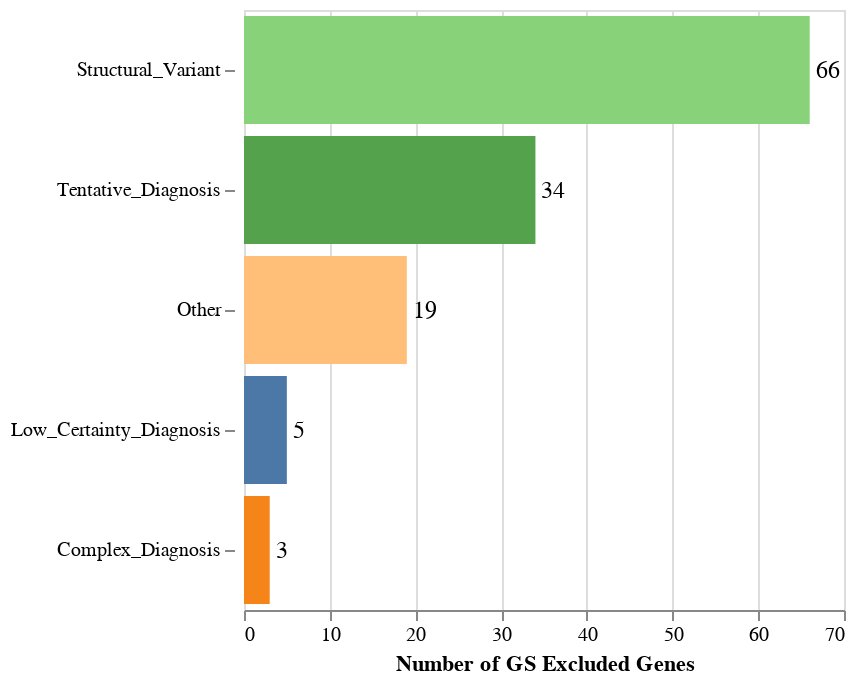

Notebook code for this chart:
### Code cell
gs_excluded = pd.read_csv('../../02_exomiser_manuscript/supp_fig_03/excluded_table.tsv' , sep='\t')
order = ['Structural_Variant','Tentative_Diagnosis', 'Low_Certainty_Diagnosis', 'Complex_Diagnosis',  'Other','Noncoding_Diagnosis' ]
gs_excluded_graph = make_graph(gs_excluded, len(gs_excluded), 'figure:N', 'Excluded Genes','Number of GS Excluded Genes', list(set(es_excluded['figure'])), '-x',300, 300)
gs_excluded_graph

### Figure 1 — Vega-Lite specification as saved in the notebook (floating-point values rounded to 4 significant figures)
{"config": {"view": {"continuousWidth": 300, "continuousHeight": 300}}, "layer": [{"mark": {"type": "bar"}, "encoding": {"color": {"field": "figure", "legend": null, "scale": {"domain": ["Low_Certainty_Diagnosis", "Noncoding_Diagnosis", "Complex_Diagnosis", "Other", "Tentative_Diagnosis", "Structural_Variant"], "scheme": "tableau20"}, "sort": ["Low_Certainty_Diagnosis", "Noncoding_Diagnosis", "Complex_Diagnosis", "Other", "Tentative_Diagnosis", "Structural_Variant"], "type": "nominal"}, "tooltip": [{"aggregate": "count", "type": "quantitative"}, {"field": "figure", "type": "nominal"}], "x": {"aggregate": "count", "title": "Number of GS Excluded Genes", "type": "quantitative"}, "y": {"axis": {"offset": 5, "domainOpacity": 0}, "field": "figure", "sort": "-x", "title": null, "type": "nominal"}}, "title": ""}, {"mark": {"type": "text", "align": "left", "baseline": "middle", "color": "black", "dx": 3, "size": 12}, "encoding": {"text": {"aggregate": "count", "type": "quantitative"}, "x": {"aggregate": "count", "type": "quantitative"}, "y": {"axis": {"offset": 5, "domainOpacity": 0}, "field": "figure", "sort": "-x", "title": null, "type": "nominal"}}, "title": ""}], "data": {"name": "data-1fbd42bec65ecc2b9546ff887f2a1862"}, "height": 300, "resolve": {"scale": {"color": "independent"}}, "width": 300, "$schema": "https://vega.github.io/schema/vega-lite/v5.17.0.json", "datasets": {"data-1fbd42bec65ecc2b9546ff887f2a1862": [{"ID": "UDN016029_IRAK4", "Exclude?": "Yes", "Exclude_Reason": "CNV", "narrative": "_compound het; SNV; CNV", "figure": "Structural_Variant"}, {"ID": "UDN044039_SLC12A2", "Exclude?": "Yes", "Exclude_Reason": "CNV", "narrative": "_single het; CNV", "figure": "Structural_Variant"}, {"ID": "UDN098792_SMN1", "Exclude?": "Yes", "Exclude_Reason": "CNV", "narrative": "_homozygous; CNV", "figure": "Structural_Variant"}, {"ID": "UDN122286_STX16", "Exclude?": "Yes", "Exclude_Reason": "CNV", "narrative": "_single het; CNV", "figure": "Structural_Variant"}, {"ID": "UDN134378_STXBP1", "Exclude?": "Yes", "Exclude_Reason": "CNV", "narrative": "_single het; CNV", "figure": "Structural_Variant"}, {"ID": "UDN220090_MIPEP", "Exclude?": "Yes", "Exclude_Reason": "CNV", "narrative": "_compound het; SNV; CNV", "figure": "Structural_Variant"}, {"ID": "UDN221071_ARID1B", "Exclude?": "Yes", "Exclude_Reason": "CNV", "narrative": "_single het; CNV", "figure": "Structural_Variant"}, {"ID": "UDN226420_NPHP1", "Exclude?": "Yes", "Exclude_Reason": "CNV", "narrative": "_homozygous; CNV", "figure": "Structural_Variant"}, {"ID": "UDN287604_TBCK", "Exclude?": "Yes", "Exclude_Reason": "CNV", "narrative": "_compound het; SNV; CNV", "figure": "Structural_Variant"}, {"ID": "UDN305412_HNRNPA1", "Exclude?": "Yes", "Exclude_Reason": "CNV", "narrative": "_single het; CNV", "figure": "Structural_Variant"}, {"ID": "UDN317233_ATP13A2", "Exclude?": "Yes", "Exclude_Reason": "CNV", "narrative": "_compound het; SNV; CNV", "figure": "Structural_Variant"}, {"ID": "UDN327997_ELFN1", "Exclude?": "Yes", "Exclude_Reason": "CNV", "narrative": "_homozygous; CNV", "figure": "Structural_Variant"}, {"ID": "UDN378975_KMT2C", "Exclude?": "Yes", "Exclude_Reason": "CNV", "narrative": "_single het; CNV", "figure": "Structural_Variant"}, {"ID": "UDN403445_AHDC1", "Exclude?": "Yes", "Exclude_Reason": "CNV", "narrative": "_single het; CNV", "figure": "Structural_Variant"}, {"ID": "UDN439061_LMNB1", "Exclude?": "Yes", "Exclude_Reason": "CNV", "narrative": "_single het; CNV", "figure": "Structural_Variant"}, {"ID": "UDN444918_MEF2C", "Exclude?": "Yes", "Exclude_Reason": "CNV", "narrative": "_single het; CNV", "figure": "Structural_Variant"}, {"ID": "UDN445486_TBCK", "Exclude?": "Yes", "Exclude_Reason": "CNV", "narrative": "_compound het; SNV; CNV", "figure": "Structural_Variant"}, {"ID": "UDN484505_HDAC8", "Exclude?": "Yes", "Exclude_Reason": "CNV", "narrative": "_single het; CNV", "figure": "Structural_Variant"}, {"ID": "UDN508177_ARX", "Exclude?": "Yes", "Exclude_Reason": "CNV", "narrative": "_single het; CNV", "figure": "Structural_Variant"}, {"ID": "UDN523783_WWOX", "Exclude?": "Yes", "Exclude_Reason": "CNV", "narrative": "_compound het; SNV; CNV", "figure": "Structural_Variant"}, {"ID": "UDN526350_FAM177A1", "Exclude?": "Yes", "Exclude_Reason": "CNV", "narrative": "_compound het; CNV; CNV", "figure": "Structural_Variant"}, {"ID": "UDN526490_MECP2", "Exclude?": "Yes", "Exclude_Reason": "CNV", "narrative": "_hemizygous; CNV", "figure": "Structural_Variant"}, {"ID": "UDN535121_ZC4H2", "Exclude?": "Yes", "Exclude_Reason": "CNV", "narrative": "_single het; CNV", "figure": "Structural_Variant"}, {"ID": "UDN564032_NSD2", "Exclude?": "Yes", "Exclude_Reason": "CNV", "narrative": "_single het; CNV", "figure": "Structural_Variant"}, {"ID": "UDN603646_ASXL3", "Exclude?": "Yes", "Exclude_Reason": "CNV", "narrative": "_single het; CNV", "figure": "Structural_Variant"}, {"ID": "UDN621262_TBCK", "Exclude?": "Yes", "Exclude_Reason": "CNV", "narrative": "_compound het; SNV; CNV", "figure": "Structural_Variant"}, {"ID": "UDN639095_CREBBP", "Exclude?": "Yes", "Exclude_Reason": "CNV", "narrative": "_single het; CNV", "figure": "Structural_Variant"}, {"ID": "UDN639356_CASK", "Exclude?": "Yes", "Exclude_Reason": "CNV", "narrative": "_single het; CNV", "figure": "Structural_Variant"}, {"ID": "UDN672526_WWOX", "Exclude?": "Yes", "Exclude_Reason": "CNV", "narrative": "_compound het; SNV; CNV", "figure": "Structural_Variant"}, {"ID": "UDN689484_CLTC", "Exclude?": "Yes", "Exclude_Reason": "CNV", "narrative": "_single het; CNV", "figure": "Structural_Variant"}, {"ID": "UDN715805_KANSL1", "Exclude?": "Yes", "Exclude_Reason": "CNV", "narrative": "_single het; CNV", "figure": "Structural_Variant"}, {"ID": "UDN726515_POLR3B", "Exclude?": "Yes", "Exclude_Reason": "CNV", "narrative": "_compound het; SNV; CNV", "figure": "Structural_Variant"}, {"ID": "UDN765206_MRE11", "Exclude?": "Yes", "Exclude_Reason": "CNV", "narrative": "_compound het; SNV; CNV", "figure": "Structural_Variant"}, {"ID": "UDN772617_WDR26", "Exclude?": "Yes", "Exclude_Reason": "CNV", "narrative": "_single het; CNV", "figure": "Structural_Variant"}, {"ID": "UDN797216_PMP22", "Exclude?": "Yes", "Exclude_Reason": "CNV", "narrative": "_single het; CNV", "figure": "Structural_Variant"}, {"ID": "UDN803385_SLC25A46", "Exclude?": "Yes", "Exclude_Reason": "CNV", "narrative": "_compound het; SNV; CNV", "figure": "Structural_Variant"}, {"ID": "UDN818159_SCN1A", "Exclude?": "Yes", "Exclude_Reason": "CNV", "narrative": "_single het; CNV", "figure": "Structural_Variant"}, {"ID": "UDN820498_ARMC9", "Exclude?": "Yes", "Exclude_Reason": "CNV", "narrative": "_compound het; SNV; CNV", "figure": "Structural_Variant"}, {"ID": "UDN853355_SDHD", "Exclude?": "Yes", "Exclude_Reason": "CNV", "narrative": "_single het; CNV", "figure": "Structural_Variant"}, {"ID": "UDN879086_SPATA5", "Exclude?": "Yes", "Exclude_Reason": "CNV", "narrative": "_compound het; SNV; CNV", "figure": "Structural_Variant"}, {"ID": "UDN918789_CTNS", "Exclude?": "Yes", "Exclude_Reason": "CNV", "narrative": "_compound het; SNV; CNV", "figure": "Structural_Variant"}, {"ID": "UDN482394_F5, PROZ, SERPINA10, SERPINA1", "Exclude?": "Yes", "Exclude_Reason": "Complex", "narrative": "_complex", "figure": "Complex_Diagnosis"}, {"ID": "UDN496308_EHMT1", "Exclude?": "Yes", "Exclude_Reason": "Complex", "narrative": "_complex", "figure": "Complex_Diagnosis"}, {"ID": "UDN768267_RORA", "Exclude?": "Yes", "Exclude_Reason": "Complex", "narrative": "_complex", "figure": "Complex_Diagnosis"}, {"ID": "UDN131084_ASAH1", "Exclude?": "YES_NEW", "Exclude_Reason": "Low_Certainty_Diagnosis", "narrative": "_homozygous; SNV", "figure": "Low_Certainty_Diagnosis"}, {"ID": "UDN136306_CAD", "Exclude?": "YES_NEW", "Exclude_Reason": "Low_Certainty_Diagnosis", "narrative": "_compound het; SNV; SNV", "figure": "Low_Certainty_Diagnosis"}, {"ID": "UDN343939_HNRNPK", "Exclude?": "YES_NEW", "Exclude_Reason": "Low_Certainty_Diagnosis", "narrative": "_single het; SNV", "figure": "Low_Certainty_Diagnosis"}, {"ID": "UDN732299_NRXN1", "Exclude?": "YES_NEW", "Exclude_Reason": "Low_Certainty_Diagnosis", "narrative": "_compound het; SNV; SNV", "figure": "Low_Certainty_Diagnosis"}, {"ID": "UDN980498_GNB1", "Exclude?": "YES_NEW", "Exclude_Reason": "Low_Certainty_Diagnosis", "narrative": "_single het; SNV", "figure": "Low_Certainty_Diagnosis"}, {"ID": "UDN088379_MT-TH", "Exclude?": "Yes", "Exclude_Reason": "Mitchondrial", "narrative": "_single het; SNV", "figure": "Other"}, {"ID": "UDN527842_MT-ATP6", "Exclude?": "Yes", "Exclude_Reason": "Mitchondrial", "narrative": "mitochondrial_SNV", "figure": "Other"}, {"ID": "UDN552106_MT-TK", "Exclude?": "Yes", "Exclude_Reason": "Mitchondrial", "narrative": "mitochondrial_SNV", "figure": "Other"}, {"ID": "UDN774630_MT-ND1", "Exclude?": "Yes", "Exclude_Reason": "Mitchondrial", "narrative": "mitochondrial_SNV", "figure": "Other"}, {"ID": "UDN793796_MT-TF", "Exclude?": "Yes", "Exclude_Reason": "Mitchondrial", "narrative": "mitochondrial_SNV", "figure": "Other"}, {"ID": "UDN980498_MT-TK", "Exclude?": "Yes", "Exclude_Reason": "Mitchondrial", "narrative": "mitochondrial_SNV", "figure": "Other"}, {"ID": "UDN998168_MT-TI", "Exclude?": "Yes", "Exclude_Reason": "Mitchondrial", "narrative": "mitochondrial_SNV", "figure": "Other"}, {"ID": "UDN639357_DNM1", "Exclude?": "YES_NEW", "Exclude_Reason": "no_second_variant_found", "narrative": "_compound het; SNV; SNV", "figure": "Other"}, {"ID": "UDN016029_COL5A2", "Exclude?": "Yes", "Exclude_Reason": "SV", "narrative": "deletion", "figure": "Structural_Variant"}, {"ID": "UDN073924_TBP", "Exclude?": "Yes", "Exclude_Reason": "SV", "narrative": "repeat_expansion", "figure": "Structural_Variant"}, {"ID": "UDN092558_EHMT1", "Exclude?": "Yes", "Exclude_Reason": "SV", "narrative": "inversion_breakpoint", "figure": "Structural_Variant"}, {"ID": "UDN106572_ATXN7", "Exclude?": "Yes", "Exclude_Reason": "SV", "narrative": "_repeat expansion", "figure": "Structural_Variant"}, {"ID": "UDN114525_HTT", "Exclude?": "Yes", "Exclude_Reason": "SV", "narrative": "_repeat expansion", "figure": "Structural_Variant"}, {"ID": "UDN131930_SSR4", "Exclude?": "Yes", "Exclude_Reason": "SV", "narrative": "deletion", "figure": "Structural_Variant"}, {"ID": "UDN265318_HTT", "Exclude?": "Yes", "Exclude_Reason": "SV", "narrative": "repeat_expansion", "figure": "Structural_Variant"}, {"ID": "UDN323673_RFC1", "Exclude?": "Yes", "Exclude_Reason": "SV", "narrative": "_repeat expansion", "figure": "Structural_Variant"}, {"ID": "UDN336637_TAOK1", "Exclude?": "Yes", "Exclude_Reason": "SV", "narrative": "microdeletion", "figure": "Structural_Variant"}, {"ID": "UDN505237_MBD5", "Exclude?": "Yes", "Exclude_Reason": "SV", "narrative": "deletion", "figure": "Structural_Variant"}, {"ID": "UDN557315_PRNP", "Exclude?": "Yes", "Exclude_Reason": "SV", "narrative": "insertion", "figure": "Structural_Variant"}, {"ID": "UDN594995_C9orf72", "Exclude?": "Yes", "Exclude_Reason": "SV", "narrative": "repeat_expansion", "figure": "Structural_Variant"}, {"ID": "UDN639095_FMR1", "Exclude?": "Yes", "Exclude_Reason": "SV", "narrative": "repeat_expansion", "figure": "Structural_Variant"}, {"ID": "UDN648358_DMPK", "Exclude?": "Yes", "Exclude_Reason": "SV", "narrative": "repeat_expansion", "figure": "Structural_Variant"}, {"ID": "UDN678201_CDKL5", "Exclude?": "Yes", "Exclude_Reason": "SV", "narrative": "deletion", "figure": "Structural_Variant"}, {"ID": "UDN724140_KIF1A", "Exclude?": "Yes", "Exclude_Reason": "SV", "narrative": "deletion", "figure": "Structural_Variant"}, {"ID": "UDN732252_RFC1", "Exclude?": "Yes", "Exclude_Reason": "SV", "narrative": "_repeat expansion", "figure": "Structural_Variant"}, {"ID": "UDN732299_PHACTR1", "Exclude?": "Yes", "Exclude_Reason": "SV", "narrative": "duplication", "figure": "Structural_Variant"}, {"ID": "UDN737285_PTCH1", "Exclude?": "Yes", "Exclude_Reason": "SV", "narrative": "inversion", "figure": "Structural_Variant"}, {"ID": "UDN738372_ZC4H2", "Exclude?": "Yes", "Exclude_Reason": "SV", "narrative": "deletion", "figure": "Structural_Variant"}, {"ID": "UDN833866_ATXN8OS", "Exclude?": "Yes", "Exclude_Reason": "SV", "narrative": "repeat_expansion", "figure": "Structural_Variant"}, {"ID": "UDN861515_HTT", "Exclude?": "Yes", "Exclude_Reason": "SV", "narrative": "repeat_expansion", "figure": "Structural_Variant"}, {"ID": "UDN928634_ZNF331", "Exclude?": "Yes", "Exclude_Reason": "SV", "narrative": "deletion", "figure": "Structural_Variant"}, {"ID": "UDN932897_RPS6KA3", "Exclude?": "Yes", "Exclude_Reason": "SV", "narrative": "insertion", "figure": "Structural_Variant"}, {"ID": "UDN934099_RFC1", "Exclude?": "Yes", "Exclude_Reason": "SV", "narrative": "biallelic_expansion", "figure": "Structural_Variant"}, {"ID": "UDN018203_BCL11B", "Exclude?": "YES_NEW", "Exclude_Reason": "Tentative_Diagnosis", "narrative": "_single het; SNV", "figure": "Tentative_Diagnosis"}, {"ID": "UDN049318_SPTBN1", "Exclude?": "YES_NEW", "Exclude_Reason": "Tentative_Diagnosis", "narrative": "_single het; SNV", "figure": "Tentative_Diagnosis"}, {"ID": "UDN202669_RPS6KA3", "Exclude?": "YES_NEW", "Exclude_Reason": "Tentative_Diagnosis", "narrative": "_single het; SNV", "figure": "Tentative_Diagnosis"}, {"ID": "UDN252426_MEF2C", "Exclude?": "YES_NEW", "Exclude_Reason": "Tentative_Diagnosis", "narrative": "_single het; SNV", "figure": "Tentative_Diagnosis"}, {"ID": "UDN287030_MCM6", "Exclude?": "YES_NEW", "Exclude_Reason": "Tentative_Diagnosis", "narrative": "_single het; SNV", "figure": "Tentative_Diagnosis"}, {"ID": "UDN333144_RPS6KA3", "Exclude?": "YES_NEW", "Exclude_Reason": "Tentative_Diagnosis", "narrative": "_single het; SNV", "figure": "Tentative_Diagnosis"}, {"ID": "UDN342708_COL2A1", "Exclude?": "YES_NEW", "Exclude_Reason": "Tentative_Diagnosis", "narrative": "_single het; SNV", "figure": "Tentative_Diagnosis"}, {"ID": "UDN350613_HNRNPC", "Exclude?": "YES_NEW", "Exclude_Reason": "Tentative_Diagnosis", "narrative": "_single het; SNV", "figure": "Tentative_Diagnosis"}, {"ID": "UDN356821_VPS37A", "Exclude?": "YES_NEW", "Exclude_Reason": "Tentative_Diagnosis", "narrative": "_compound het; SNV; SNV", "figure": "Tentative_Diagnosis"}, {"ID": "UDN378000_YARS2", "Exclude?": "YES_NEW", "Exclude_Reason": "Tentative_Diagnosis", "narrative": "_single het; SNV", "figure": "Tentative_Diagnosis"}, {"ID": "UDN429873_6p22.1q14.1", "Exclude?": "YES_NEW", "Exclude_Reason": "Tentative_Diagnosis", "narrative": "_single het; CNV; MOSAIC", "figure": "Tentative_Diagnosis"}, {"ID": "UDN444486_MYO7A", "Exclude?": "YES_NEW", "Exclude_Reason": "Tentative_Diagnosis", "narrative": "_compound het; SNV; SNV", "figure": "Tentative_Diagnosis"}, {"ID": "UDN476789_EIF2S3", "Exclude?": "YES_NEW", "Exclude_Reason": "Tentative_Diagnosis", "narrative": "_single het; SNV", "figure": "Tentative_Diagnosis"}, {"ID": "UDN500889_CSMD1", "Exclude?": "YES_NEW", "Exclude_Reason": "Tentative_Diagnosis", "narrative": "_single het; indel", "figure": "Tentative_Diagnosis"}, {"ID": "UDN523783_GRIA4", "Exclude?": "YES_NEW", "Exclude_Reason": "Tentative_Diagnosis", "narrative": "_single het; SNV", "figure": "Tentative_Diagnosis"}, {"ID": "UDN574234_CLCN7", "Exclude?": "YES_NEW", "Exclude_Reason": "Tentative_Diagnosis", "narrative": "_single het; SNV", "figure": "Tentative_Diagnosis"}, {"ID": "UDN591581_ADCY2", "Exclude?": "YES_NEW", "Exclude_Reason": "Tentative_Diagnosis", "narrative": "_single het; SNV", "figure": "Tentative_Diagnosis"}, {"ID": "UDN633345_CYP27A1", "Exclude?": "YES_NEW", "Exclude_Reason": "Tentative_Diagnosis", "narrative": "_single het; SNV", "figure": "Tentative_Diagnosis"}, {"ID": "UDN669232_WWC3", "Exclude?": "YES_NEW", "Exclude_Reason": "Tentative_Diagnosis", "narrative": "_single het; SNV", "figure": "Tentative_Diagnosis"}, {"ID": "UDN671997_ZDHHC15", "Exclude?": "YES_NEW", "Exclude_Reason": "Tentative_Diagnosis", "narrative": "_single het; SNV", "figure": "Tentative_Diagnosis"}, {"ID": "UDN726374_PCDHA@", "Exclude?": "YES_NEW", "Exclude_Reason": "Tentative_Diagnosis", "narrative": "translocation", "figure": "Tentative_Diagnosis"}, {"ID": "UDN726374_BRAF", "Exclude?": "YES_NEW", "Exclude_Reason": "Tentative_Diagnosis", "narrative": "translocation", "figure": "Tentative_Diagnosis"}, {"ID": "UDN737285_CHD7", "Exclude?": "YES_NEW", "Exclude_Reason": "Tentative_Diagnosis", "narrative": "_single het; SNV", "figure": "Tentative_Diagnosis"}, {"ID": "UDN739629_PNPT1", "Exclude?": "YES_NEW", "Exclude_Reason": "Tentative_Diagnosis", "narrative": "_compound het; SNV; SNV", "figure": "Tentative_Diagnosis"}, {"ID": "UDN757334_LAMP3", "Exclude?": "YES_NEW", "Exclude_Reason": "Tentative_Diagnosis", "narrative": "_homozygous; SNV", "figure": "Tentative_Diagnosis"}, {"ID": "UDN809320_CHD2", "Exclude?": "YES_NEW", "Exclude_Reason": "Tentative_Diagnosis", "narrative": "_single het; SNV", "figure": "Tentative_Diagnosis"}, {"ID": "UDN825626_MAST2", "Exclude?": "YES_NEW", "Exclude_Reason": "Tentative_Diagnosis", "narrative": "_single het; SNV", "figure": "Tentative_Diagnosis"}, {"ID": "UDN886918_NRCAM", "Exclude?": "YES_NEW", "Exclude_Reason": "Tentative_Diagnosis", "narrative": "_compound het; SNV; SNV", "figure": "Tentative_Diagnosis"}, {"ID": "UDN920247_STXBP2", "Exclude?": "YES_NEW", "Exclude_Reason": "Tentative_Diagnosis", "narrative": "_compound het; SNV; indel", "figure": "Tentative_Diagnosis"}, {"ID": "UDN933953_ROR2", "Exclude?": "YES_NEW", "Exclude_Reason": "Tentative_Diagnosis", "narrative": "_single het; SNV", "figure": "Tentative_Diagnosis"}, {"ID": "UDN952870_WDR73", "Exclude?": "YES_NEW", "Exclude_Reason": "Tentative_Diagnosis", "narrative": "_compound het; SNV; CNV", "figure": "Tentative_Diagnosis"}, {"ID": "UDN972545_XRN1", "Exclude?": "YES_NEW", "Exclude_Reason": "Tentative_Diagnosis", "narrative": "_single het; SNV", "figure": "Tentative_Diagnosis"}, {"ID": "UDN984078_UBA5", "Exclude?": "YES_NEW", "Exclude_Reason": "Tentative_Diagnosis", "narrative": "_homozygous; SNV", "figure": "Tentative_Diagnosis"}, {"ID": "UDN988993_HPDL", "Exclude?": "YES_NEW", "Exclude_Reason": "Tentative_Diagnosis", "narrative": "_homozygous; SNV", "figure": "Tentative_Diagnosis"}, {"ID": "UDN320305_GATAD2B", "Exclude?": "YES_NEW", "Exclude_Reason": "VCF", "narrative": "_single het; SNV", "figure": "Other"}, {"ID": "UDN418056_RNH1", "Exclude?": "YES_NEW", "Exclude_Reason": "VCF", "narrative": "_compound het; SNV; SNV", "figure": "Other"}, {"ID": "UDN526373_SMO", "Exclude?": "YES_NEW", "Exclude_Reason": "VCF", "narrative": "_single het; SNV; MOSAIC", "figure": "Other"}, {"ID": "UDN622851_SYNGAP1", "Exclude?": "YES_NEW", "Exclude_Reason": "VCF", "narrative": "_single het; SNV", "figure": "Other"}, {"ID": "UDN789194_PIK3CA", "Exclude?": "YES_NEW", "Exclude_Reason": "VCF", "narrative": "_single het; SNV; MOSAIC", "figure": "Other"}, {"ID": "UDN886918_KRAS", "Exclude?": "YES_NEW", "Exclude_Reason": "VCF", "narrative": "_single het; SNV; MOSAIC", "figure": "Other"}, {"ID": "UDN934476_GBE1", "Exclude?": "YES", "Exclude_Reason": "Nonsequencing_methods", "narrative": "cmpd_het", "figure": "Other"}, {"ID": "UDN210271_ANXA11", "Exclude?": "PEDIGREE", "Exclude_Reason": "Pedigree_Wrong", "narrative": "cmpd_het", "figure": "Other"}, {"ID": "UDN108961_CACNA1B", "Exclude?": "YES_NEW", "Exclude_Reason": "VCF", "narrative": "_compound het; indel; indel", "figure": "Other"}, {"ID": "UDN229610_UNC45A", "Exclude?": "YES_NEW", "Exclude_Reason": "VCF", "narrative": "_compound het; indel; indel", "figure": "Other"}, {"ID": "UDN406687_SNAPC4", "Exclude?": "YES_NEW", "Exclude_Reason": "VCF", "narrative": "_compound het; indel; indel", "figure": "Other"}]}}
